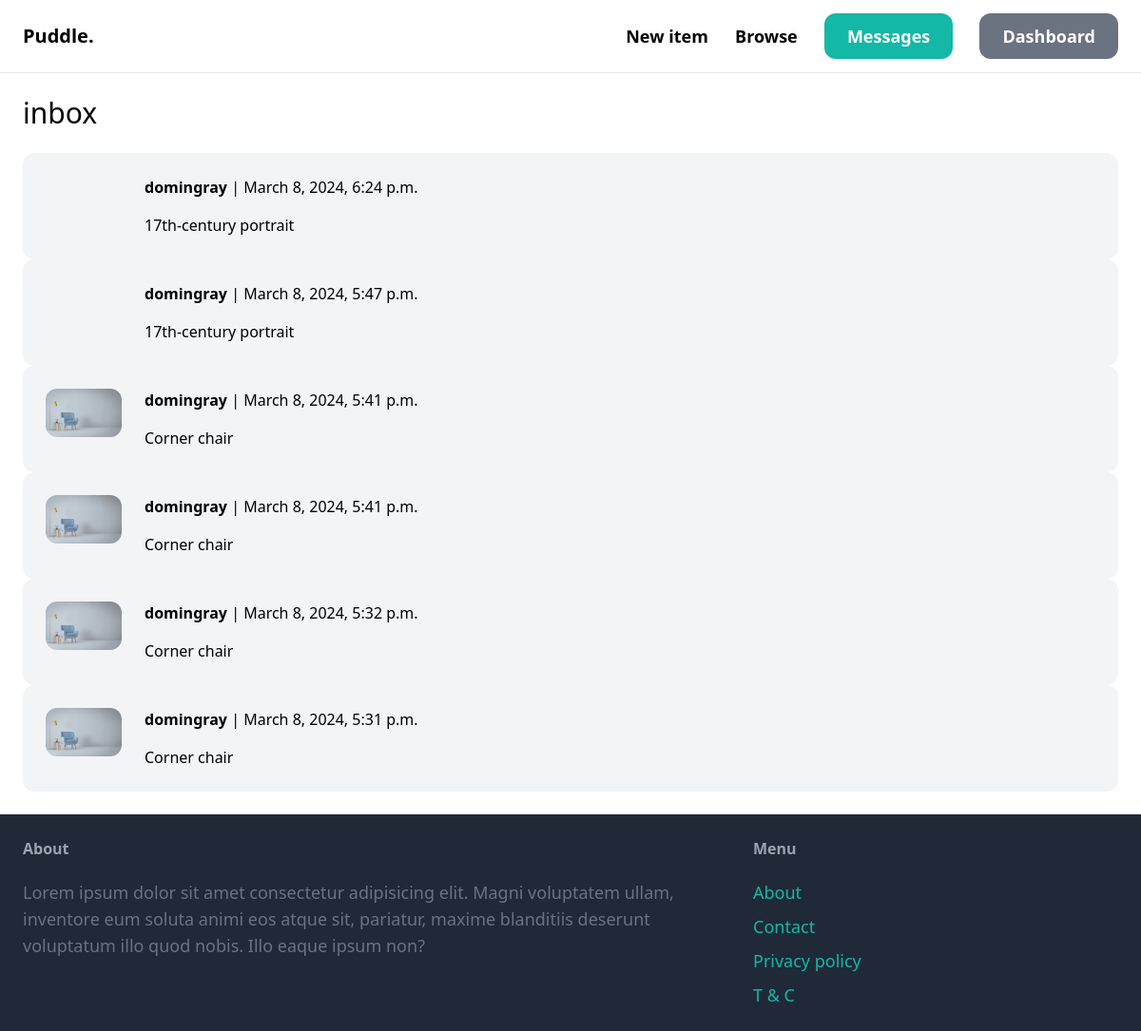
The page /inbox/ (signed in) on the database its author committed.
### conversation/models.py (models this page shows)
class Conversation(models.Model):
    item = models.ForeignKey(Item, related_name='conversations', on_delete=models.CASCADE)
    members = models.ManyToManyField(User, related_name='conversations')
    created_at = models.DateTimeField(auto_now_add=True)
    modified_at = models.DateTimeField(auto_now=True)
    class Meta:
        ordering = ('-modified_at',)

### item/models.py (models this page shows, shortened)
class Item(models.Model):
    category = models.ForeignKey(Category, related_name='items', on_delete=models.CASCADE)
    name = models.CharField(max_length=255, verbose_name='Name')
    description = models.TextField(blank=True, null=True)
    price = models.FloatField()
    image = models.ImageField(upload_to='item_images', blank=True, null=True)
    is_sold = models.BooleanField(default=False)
    created_by = models.ForeignKey(User, related_name='items', on_delete=models.CASCADE)
    created_at = models.DateTimeField(auto_now_add=True)

### conversation/views.py (the view)
# urls.py: path('', views.inbox, name='inbox'),
@login_required
def inbox(request):
        conversations = Conversation.objects.filter(members__in=[request.user.id])
        return render(request, 'conversation/inbox.html', {
             'conversations': conversations
        } )

### conversation/templates/conversation/inbox.html (shortened to what this page needs)
{% extends 'core/base.html' %}
{% block content %}
<h1 class="mb-6 text-3xl">inbox</h1>
<div class="space-y-6">
    {% for conversation in conversations %}
    <a href="{% url 'conversation:detail' conversation.id%}">
        <div class="p-6 flex bg-gray-100 rounded-xl">
            <div class="pr-6">
                <img src="{{conversation.item.image.url}}" alt="" class="w-20 rounded-xl">
            </div>
            <div>
                {% for member in conversation.members.all %}
                    {% if member != request.user %}
                    <p class="mb-4"><strong>{{member.username}}</strong> | {{conversation.modified_at}} </p>
                    <p>{{conversation.item.name }} </p>
                    {% endif %}
                {% endfor %}
            </div>
        </div>
    </a>
    {% endfor %}
</div>
{% endblock %}

### rows shown on the page
Conversation: modified_at "March 8, 2024, 6:24 p.m.", item.name "17th-century portrait"
Conversation: modified_at "March 8, 2024, 5:47 p.m.", item.name "17th-century portrait"
Conversation: item.image (picture), modified_at "March 8, 2024, 5:41 p.m.", item.name "Corner chair"
Conversation: item.image (picture), modified_at "March 8, 2024, 5:41 p.m.", item.name "Corner chair"
Conversation: item.image (picture), modified_at "March 8, 2024, 5:32 p.m.", item.name "Corner chair"
Conversation: item.image (picture), modified_at "March 8, 2024, 5:31 p.m.", item.name "Corner chair"

### other values the page prints
{{ member.username }} "domingray"
